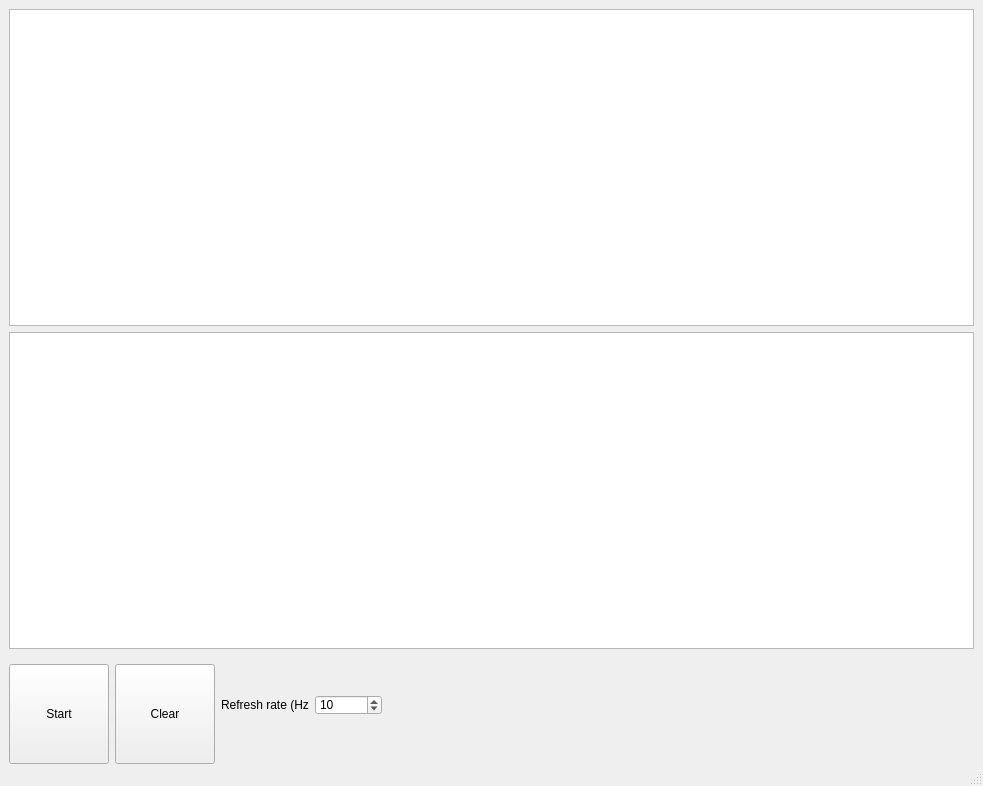
<?xml version="1.0" encoding="UTF-8"?>
<ui version="4.0">
 <class>MainWindow</class>
 <widget class="QMainWindow" name="MainWindow">
  <property name="geometry">
   <rect>
    <x>0</x>
    <y>0</y>
    <width>983</width>
    <height>786</height>
   </rect>
  </property>
  <property name="windowTitle">
   <string>MainWindow</string>
  </property>
  <widget class="QWidget" name="centralwidget">
   <layout class="QVBoxLayout" name="verticalLayout">
    <item>
     <widget class="PlotWidget" name="plot1"/>
    </item>
    <item>
     <widget class="PlotWidget" name="plot2"/>
    </item>
    <item>
     <layout class="QHBoxLayout" name="horizontalLayout">
      <item>
       <widget class="QPushButton" name="startButton">
        <property name="minimumSize">
         <size>
          <width>100</width>
          <height>100</height>
         </size>
        </property>
        <property name="maximumSize">
         <size>
          <width>91</width>
          <height>81</height>
         </size>
        </property>
        <property name="text">
         <string>Start</string>
        </property>
       </widget>
      </item>
      <item>
       <widget class="QPushButton" name="clearButton">
        <property name="minimumSize">
         <size>
          <width>100</width>
          <height>100</height>
         </size>
        </property>
        <property name="maximumSize">
         <size>
          <width>91</width>
          <height>81</height>
         </size>
        </property>
        <property name="text">
         <string>Clear</string>
        </property>
       </widget>
      </item>
      <item>
       <widget class="QLabel" name="label_2">
        <property name="maximumSize">
         <size>
          <width>88</width>
          <height>16</height>
         </size>
        </property>
        <property name="text">
         <string>Refresh rate (Hz):</string>
        </property>
       </widget>
      </item>
      <item>
       <widget class="QSpinBox" name="rateBox">
        <property name="maximumSize">
         <size>
          <width>79</width>
          <height>20</height>
         </size>
        </property>
        <property name="maximum">
         <number>999999999</number>
        </property>
        <property name="value">
         <number>10</number>
        </property>
       </widget>
      </item>
      <item>
       <spacer name="horizontalSpacer">
        <property name="orientation">
         <enum>Qt::Horizontal</enum>
        </property>
        <property name="sizeHint" stdset="0">
         <size>
          <width>40</width>
          <height>20</height>
         </size>
        </property>
       </spacer>
      </item>
     </layout>
    </item>
   </layout>
  </widget>
  <widget class="QStatusBar" name="statusBar"/>
  <widget class="QMenuBar" name="menuBar">
   <property name="geometry">
    <rect>
     <x>0</x>
     <y>0</y>
     <width>983</width>
     <height>21</height>
    </rect>
   </property>
  </widget>
 </widget>
 <customwidgets>
  <customwidget>
   <class>PlotWidget</class>
   <extends>QGraphicsView</extends>
   <header>pyqtgraph.h</header>
  </customwidget>
 </customwidgets>
 <resources/>
 <connections/>
</ui>
